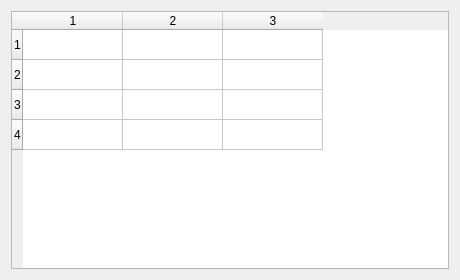
<?xml version="1.0" encoding="UTF-8"?>
<ui version="4.0"><class>Dialog</class><widget class="QDialog" name="Dialog"><property name="geometry"><rect><x>0</x><y>0</y><width>460</width><height>280</height></rect></property><property name="windowTitle"><string>#089 tables/174_size_4x3</string></property><layout class="QVBoxLayout" name="verticalLayout"><property name="leftMargin"><number>11</number></property><property name="topMargin"><number>11</number></property><property name="rightMargin"><number>11</number></property><property name="bottomMargin"><number>11</number></property><property name="spacing"><number>6</number></property><item><widget class="QTableWidget" name="table"><property name="rowCount"><number>4</number></property><property name="columnCount"><number>3</number></property></widget></item></layout></widget></ui>
